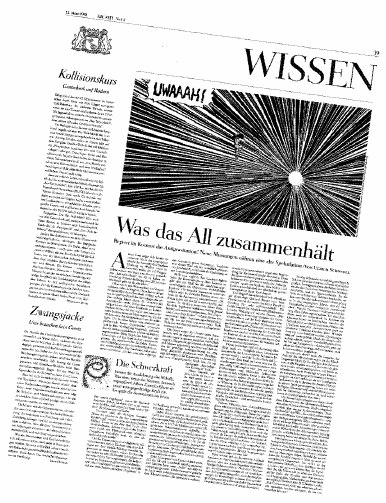
#> input picture recognition/test_images/skew.png, 386 x 503 px, found by its file name
$ python preprocess.py
#> lines starting #> are read from the running program, lines starting #| are printed output that depends on the picture; after the words box and inside, x2 and y2 are one past the last pixel; in counts of white or black regions, pixels touching at a corner belong together
#> further down, img is the input picture: shape (503, 386, 3); min 0, max 255, mean 208.8
import pytesseract
import cv2 as cv
import numpy as np
import re
import imutils
from skimage.filters import threshold_local
from scipy.ndimage import rotate


def skew_correction(img, delta=0.05, limit=5):
    # convert to binary image first
#> called with delta = 0.05, limit = 5
    gray = cv.cvtColor(img, cv.COLOR_BGR2GRAY)
    gray = cv.bitwise_not(gray)
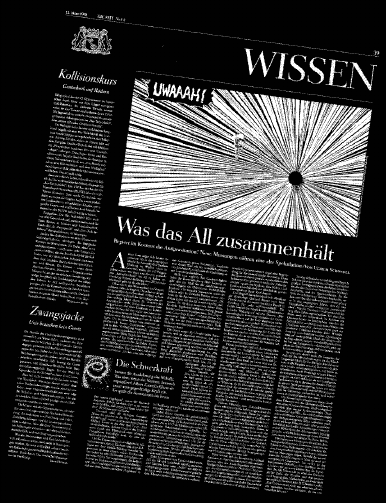
#> gray: shape (503, 386); min 0, max 255, mean 46.2
    thresh = cv.threshold(gray, 0, 255,
	    cv.THRESH_BINARY | cv.THRESH_OTSU)[1]
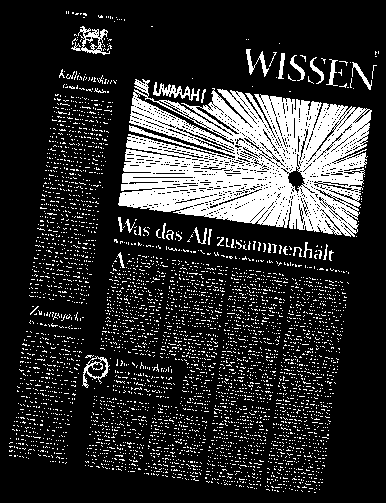
#> thresh: shape (503, 386); 18.7% white; 4366 white regions (4334 under 20 px), largest, box (x1, y1, x2, y2) and area: (118, 79, 372, 237) 23504, (71, 26, 110, 55) 375, (153, 82, 200, 101) 330

    # [20 lines of commented-out code are left out]

    coords = np.column_stack(np.where(thresh > 0))
#> coords = 36273 pairs, first value 11 to 492, second value 9 to 378
    angle = cv.minAreaRect(coords)[-1]
#> angle = -7.48
    if angle < -45:
        angle = -(90 + angle)
    else:
        angle = -angle
#> angle = 7.48
    (h, w) = img.shape[:2]
#> h = 503; w = 386
    center = (w // 2, h // 2)
#> center = (193, 251)
    M = cv.getRotationMatrix2D(center, angle, 1.0)
#> M = [[0.991, 0.13, -31.02], [-0.13, 0.991, 27.25]]
    rotated = cv.warpAffine(img, M, (w, h),
	flags=cv.INTER_CUBIC, borderMode=cv.BORDER_REPLICATE)
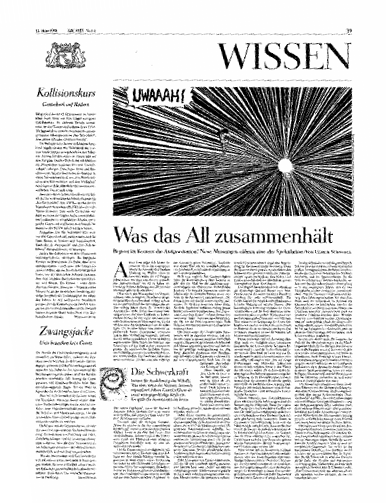
#> rotated: shape (503, 386, 3); min 0, max 255, mean 208.4
    cv.putText(rotated, "Angle: {:.2f} degrees".format(angle),
	(10, 30), cv.FONT_HERSHEY_SIMPLEX, 0.7, (0, 0, 255), 2)
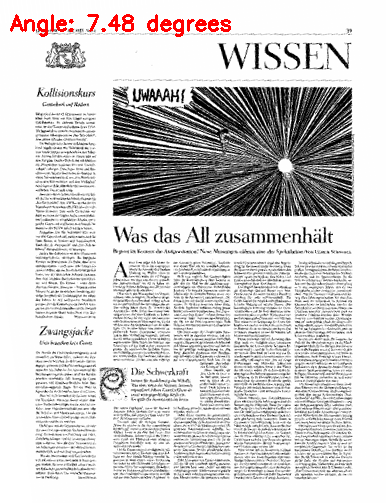
#> rotated: shape (503, 386, 3); 0.78% of pixels changed, all inside (x1, y1, x2, y2) = (10, 14, 231, 37)
    # show the output image
    print("[INFO] angle: {:.3f}".format(angle))
#| [INFO] angle: 7.477
    cv.imshow("Input", img)
    cv.imshow("Rotated", rotated)
    cv.waitKey(0)


# apply visual filters to transformed image
# [126 lines left out: functions filter_img, order_points, four_point_transform, trim_points, perspectiveTransform, not called in this run]

if __name__=="__main__":
    img = cv.imread("recognition/test_images/skew.png")
    cv.imshow("original", img)
    cv.waitKey(0)
    cv.destroyAllWindows()

    corrected = skew_correction(img)
    cv.imshow("corrected", corrected)
    cv.waitKey(0)
    cv.destroyAllWindows()
